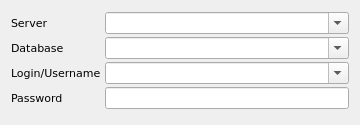
<?xml version="1.0" encoding="UTF-8"?>
<ui version="4.0">
 <class>MsSqlWidget</class>
 <widget class="QWidget" name="MsSqlWidget">
  <property name="geometry">
   <rect>
    <x>0</x>
    <y>0</y>
    <width>360</width>
    <height>125</height>
   </rect>
  </property>
  <property name="font">
   <font>
    <family>DejaVu Sans</family>
    <pointsize>8</pointsize>
   </font>
  </property>
  <property name="windowTitle">
   <string>MS SQL Server</string>
  </property>
  <property name="toolTip">
   <string>MS SQL Server</string>
  </property>
  <property name="statusTip">
   <string>MS SQL Server</string>
  </property>
  <property name="locale">
   <locale language="English" country="UnitedStates"/>
  </property>
  <layout class="QGridLayout" name="gridLayout">
   <property name="horizontalSpacing">
    <number>4</number>
   </property>
   <property name="verticalSpacing">
    <number>2</number>
   </property>
   <item row="0" column="0">
    <widget class="QLabel" name="lblServer">
     <property name="text">
      <string>Server</string>
     </property>
    </widget>
   </item>
   <item row="0" column="1">
    <widget class="QComboBox" name="cmbServer">
     <property name="editable">
      <bool>true</bool>
     </property>
    </widget>
   </item>
   <item row="1" column="0">
    <widget class="QLabel" name="lblDatabase">
     <property name="text">
      <string>Database</string>
     </property>
    </widget>
   </item>
   <item row="1" column="1">
    <widget class="QComboBox" name="cmbDatabase">
     <property name="editable">
      <bool>true</bool>
     </property>
    </widget>
   </item>
   <item row="2" column="0">
    <widget class="QLabel" name="lblLogin">
     <property name="text">
      <string>Login/Username</string>
     </property>
    </widget>
   </item>
   <item row="2" column="1">
    <widget class="QComboBox" name="cmbLogin">
     <property name="editable">
      <bool>true</bool>
     </property>
    </widget>
   </item>
   <item row="3" column="0">
    <widget class="QLabel" name="lblPassword">
     <property name="text">
      <string>Password</string>
     </property>
    </widget>
   </item>
   <item row="3" column="1">
    <widget class="QLineEdit" name="editPassword"/>
   </item>
  </layout>
 </widget>
 <resources/>
 <connections/>
</ui>
